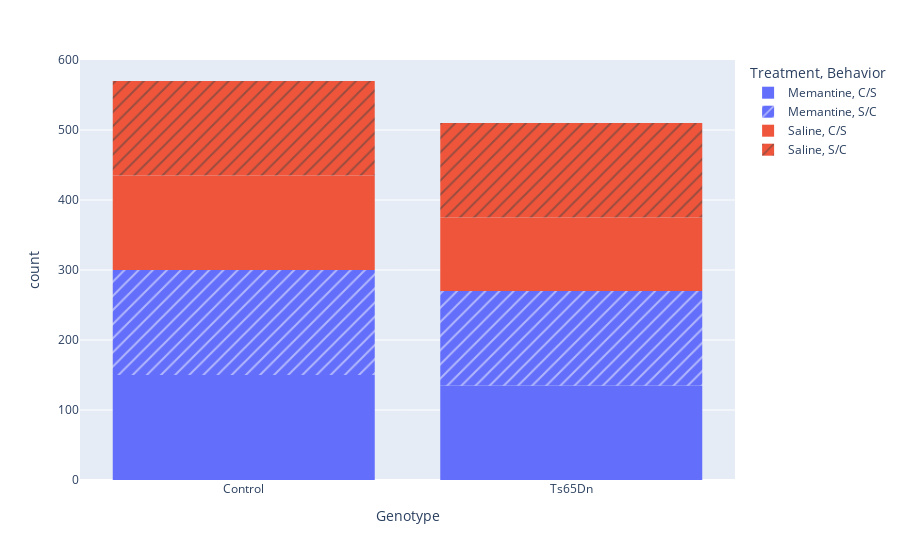

Notebook code cell kept with this figure:
### Markdown cell above
Plot some key columns to get better understanding of the data

### Code cell
fig = px.histogram(dataset, x="Genotype", color="Treatment", pattern_shape="Behavior")
fig.show()

### Figure 1 — Plotly figure (JSON) as saved in the notebook; plotly's stock layout.template omitted (floating-point values rounded to 4 significant figures; data arrays with more than 128 entries replaced by an {"elided": "..."} marker saying what was removed)
{"data": [{"alignmentgroup": "True", "bingroup": "x", "hovertemplate": "Treatment=Memantine<br>Behavior=C/S<br>Genotype=%{x}<br>count=%{y}<extra></extra>", "legendgroup": "Memantine, C/S", "marker": {"color": "#636efa", "pattern": {"shape": ""}}, "name": "Memantine, C/S", "offsetgroup": "Memantine, C/S", "orientation": "v", "showlegend": true, "type": "histogram", "x": {"elided": "285 str values"}, "xaxis": "x", "yaxis": "y"}, {"alignmentgroup": "True", "bingroup": "x", "hovertemplate": "Treatment=Memantine<br>Behavior=S/C<br>Genotype=%{x}<br>count=%{y}<extra></extra>", "legendgroup": "Memantine, S/C", "marker": {"color": "#636efa", "pattern": {"shape": "/"}}, "name": "Memantine, S/C", "offsetgroup": "Memantine, S/C", "orientation": "v", "showlegend": true, "type": "histogram", "x": {"elided": "285 str values"}, "xaxis": "x", "yaxis": "y"}, {"alignmentgroup": "True", "bingroup": "x", "hovertemplate": "Treatment=Saline<br>Behavior=C/S<br>Genotype=%{x}<br>count=%{y}<extra></extra>", "legendgroup": "Saline, C/S", "marker": {"color": "#EF553B", "pattern": {"shape": ""}}, "name": "Saline, C/S", "offsetgroup": "Saline, C/S", "orientation": "v", "showlegend": true, "type": "histogram", "x": {"elided": "240 str values"}, "xaxis": "x", "yaxis": "y"}, {"alignmentgroup": "True", "bingroup": "x", "hovertemplate": "Treatment=Saline<br>Behavior=S/C<br>Genotype=%{x}<br>count=%{y}<extra></extra>", "legendgroup": "Saline, S/C", "marker": {"color": "#EF553B", "pattern": {"shape": "/"}}, "name": "Saline, S/C", "offsetgroup": "Saline, S/C", "orientation": "v", "showlegend": true, "type": "histogram", "x": {"elided": "270 str values"}, "xaxis": "x", "yaxis": "y"}], "layout": {"barmode": "relative", "legend": {"title": {"text": "Treatment, Behavior"}, "tracegroupgap": 0}, "margin": {"t": 60}, "xaxis": {"anchor": "y", "domain": [0, 1], "title": {"text": "Genotype"}}, "yaxis": {"anchor": "x", "domain": [0, 1], "title": {"text": "count"}}}}
